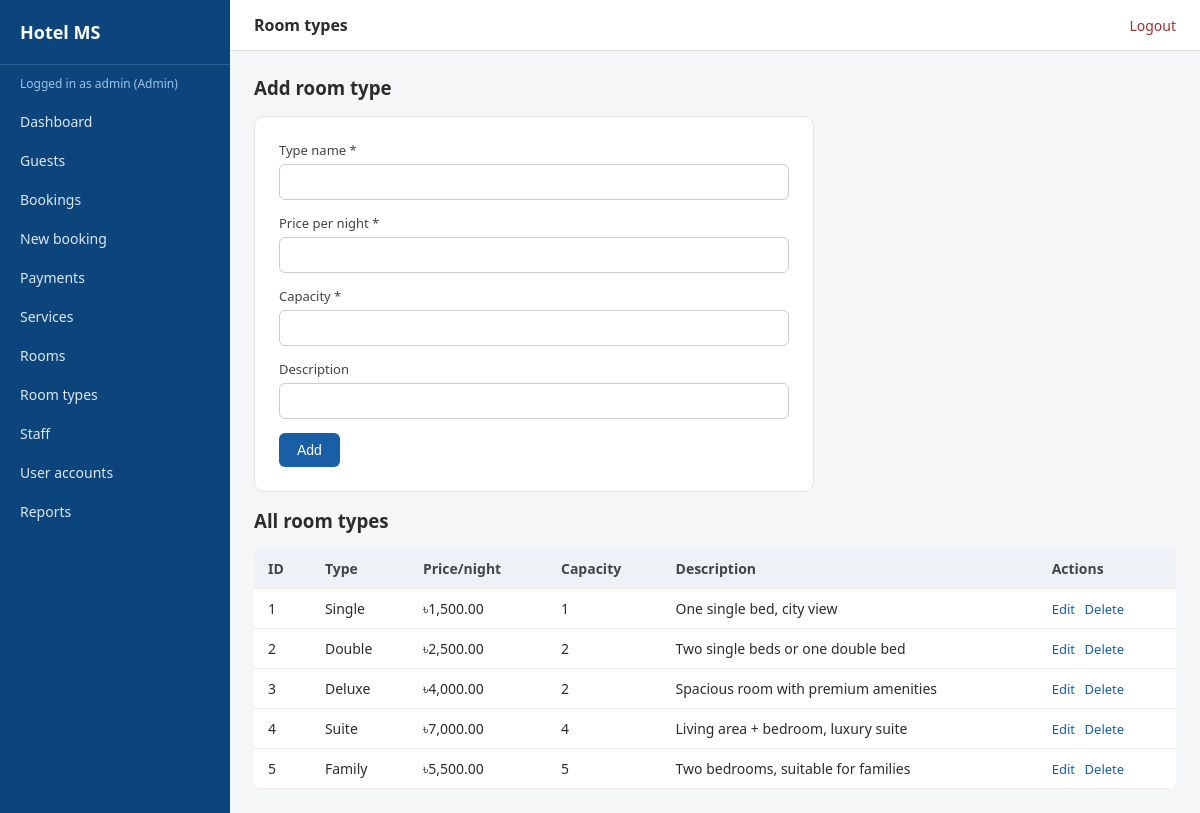
The page /roomtypes/list.php (signed in) on the database its author committed.
### tables this page shows
CREATE TABLE RoomType (
    RoomTypeID INT AUTO_INCREMENT PRIMARY KEY,
    TypeName VARCHAR(30) NOT NULL,
    PricePerNight DECIMAL(10,2) NOT NULL,
    Capacity INT NOT NULL,
    Description VARCHAR(200)
);

### includes/functions.php (called while the page is built, shortened)
<?php
function e($str) {
    return htmlspecialchars($str ?? '', ENT_QUOTES, 'UTF-8');
}
function money($n) {
    return number_format((float)$n, 2);
}

### roomtypes/list.php (the view, shortened to what this page needs)
<?php
require_once __DIR__ . '/../includes/init.php';
$types = $pdo->query("SELECT * FROM RoomType ORDER BY RoomTypeID")->fetchAll();
require __DIR__ . '/../includes/header.php';
require __DIR__ . '/../includes/sidebar.php';
?>
<h3>Add room type</h3>
<form class="form-box mt" method="post">
  <div class="form-group"><label>Type name *</label><input type="text" name="type_name" required></div>
  <div class="form-group"><label>Price per night *</label><input type="number" step="0.01" name="price" required></div>
  <div class="form-group"><label>Capacity *</label><input type="number" name="capacity" required></div>
  <div class="form-group"><label>Description</label><input type="text" name="description"></div>
  <button class="btn" type="submit">Add</button>
</form>
<h3 class="mt">All room types</h3>
<table class="mt">
<tr><th>ID</th><th>Type</th><th>Price/night</th><th>Capacity</th><th>Description</th><th>Actions</th></tr>
<?php foreach ($types as $t): ?>
<tr>
  <td><?= $t['RoomTypeID'] ?></td>
  <td><?= e($t['TypeName']) ?></td>
  <td>৳<?= money($t['PricePerNight']) ?></td>
  <td><?= $t['Capacity'] ?></td>
  <td><?= e($t['Description']) ?></td>
  <td class="actions">
    <a href="edit.php?id=<?= $t['RoomTypeID'] ?>">Edit</a>
    <a href="delete.php?id=<?= $t['RoomTypeID'] ?>" onclick="return confirm('Delete this room type?')">Delete</a>
  </td>
</tr>
<?php endforeach; ?>
</table>
<?php require __DIR__ . '/../includes/footer.php'; ?>

### assets/css/style.css (style rules this page uses)
* { box-sizing: border-box; margin: 0; padding: 0; }
body { font-family: 'Segoe UI', Arial, sans-serif; background: #f4f6f8; color: #2c2c2a; }
a { text-decoration: none; color: #185fa5; }
table { width: 100%; border-collapse: collapse; background: #fff; border-radius: 8px; overflow: hidden; }
th, td { text-align: left; padding: 10px 14px; border-bottom: 1px solid #edece7; font-size: 14px; }
th { background: #eef2f6; color: #444; font-weight: 600; }
.form-box { background: #fff; padding: 24px; border-radius: 10px; max-width: 560px; border: 1px solid #e5e5e0; }
.form-group { margin-bottom: 14px; }
label { display: block; font-size: 13px; margin-bottom: 5px; color: #444; }
input, select, textarea { width: 100%; padding: 9px 10px; border: 1px solid #ccc; border-radius: 6px; font-size: 14px; }
.btn { display: inline-block; background: #185fa5; color: #fff; border: none; padding: 9px 18px; border-radius: 6px; cursor: pointer; font-size: 14px; }
.actions a, .actions button { margin-right: 6px; font-size: 13px; }
.mt { margin-top: 16px; }

### rows shown on the page
roomtype: RoomTypeID "1", TypeName "Single", PricePerNight "1,500.00", Capacity "1", Description "One single bed, city view"
roomtype: RoomTypeID "2", TypeName "Double", PricePerNight "2,500.00", Capacity "2", Description "Two single beds or one double bed"
roomtype: RoomTypeID "3", TypeName "Deluxe", PricePerNight "4,000.00", Capacity "2", Description "Spacious room with premium amenities"
roomtype: RoomTypeID "4", TypeName "Suite", PricePerNight "7,000.00", Capacity "4", Description "Living area + bedroom, luxury suite"
roomtype: RoomTypeID "5", TypeName "Family", PricePerNight "5,500.00", Capacity "5", Description "Two bedrooms, suitable for families"

### other values the page prints
$_SESSION['user']['Username'] "admin"
$role "Admin"
$pageTitle "Room types"
